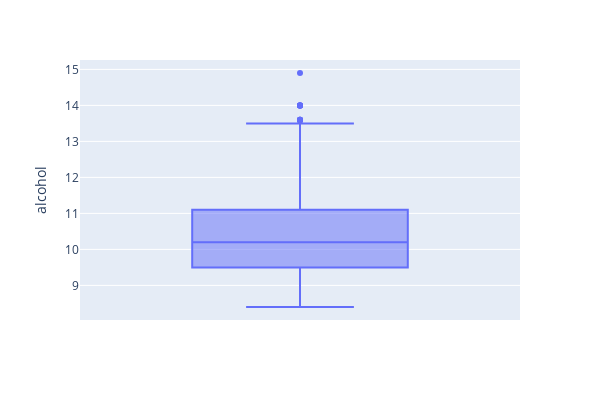

Here is the notebook cell this chart was saved with:
### Markdown cell above
### Box plot

### Code cell
fig = px.box(df, y="alcohol",width=600, height=400)
fig.show()

### Figure 1 — Plotly figure (JSON) as saved in the notebook; plotly's stock layout.template omitted (floating-point values rounded to 4 significant figures; data arrays with more than 128 entries replaced by an {"elided": "..."} marker saying what was removed)
{"data": [{"alignmentgroup": "True", "hovertemplate": "alcohol=%{y}<extra></extra>", "legendgroup": "", "marker": {"color": "#636efa"}, "name": "", "notched": false, "offsetgroup": "", "orientation": "v", "showlegend": false, "type": "box", "x0": " ", "xaxis": "x", "y": {"elided": "1599 float values"}, "y0": " ", "yaxis": "y"}], "layout": {"boxmode": "group", "height": 400, "legend": {"tracegroupgap": 0}, "margin": {"t": 60}, "width": 600, "xaxis": {"anchor": "y", "domain": [0, 1]}, "yaxis": {"anchor": "x", "domain": [0, 1], "title": {"text": "alcohol"}}}}
